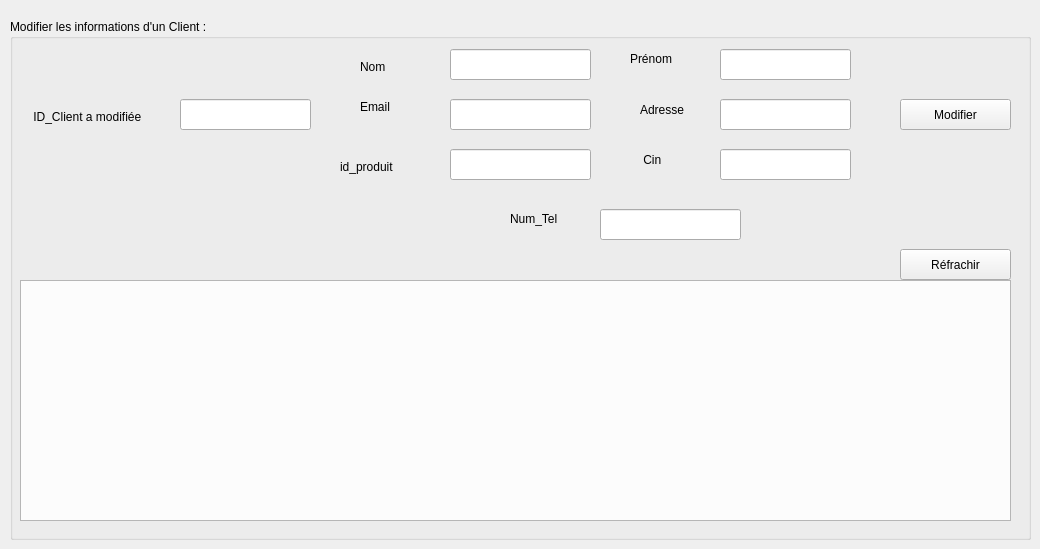
      <widget class="QWidget" name="Modification_2">
       <attribute name="title">
        <string>Modification</string>
       </attribute>
       <widget class="QTableView" name="ViewClientModifier_2">
        <property name="geometry">
         <rect>
          <x>20</x>
          <y>280</y>
          <width>991</width>
          <height>241</height>
         </rect>
        </property>
       </widget>
       <widget class="QGroupBox" name="groupBox_14">
        <property name="geometry">
         <rect>
          <x>10</x>
          <y>19</y>
          <width>1021</width>
          <height>521</height>
         </rect>
        </property>
        <property name="title">
         <string>Modifier les informations d'un Client :</string>
        </property>
        <widget class="QPushButton" name="RefrachirClientModifier_2">
         <property name="geometry">
          <rect>
           <x>890</x>
           <y>230</y>
           <width>111</width>
           <height>31</height>
          </rect>
         </property>
         <property name="text">
          <string>Réfrachir</string>
         </property>
        </widget>
        <widget class="QLabel" name="idClientt_2">
         <property name="geometry">
          <rect>
           <x>20</x>
           <y>90</y>
           <width>121</width>
           <height>16</height>
          </rect>
         </property>
         <property name="text">
          <string> ID_Client a modifiée</string>
         </property>
        </widget>
        <widget class="QLineEdit" name="idClient_2">
         <property name="geometry">
          <rect>
           <x>170</x>
           <y>80</y>
           <width>131</width>
           <height>31</height>
          </rect>
         </property>
         <property name="styleSheet">
          <string notr="true">QLineEdit (219,199,202)</string>
         </property>
        </widget>
        <widget class="QLineEdit" name="numClient_2">
         <property name="geometry">
          <rect>
           <x>590</x>
           <y>190</y>
           <width>141</width>
           <height>31</height>
          </rect>
         </property>
        </widget>
        <widget class="QLabel" name="numtellClient_2">
         <property name="geometry">
          <rect>
           <x>500</x>
           <y>190</y>
           <width>71</width>
           <height>20</height>
          </rect>
         </property>
         <property name="text">
          <string>Num_Tel</string>
         </property>
        </widget>
        <widget class="QLineEdit" name="idProduitClient_2">
         <property name="geometry">
          <rect>
           <x>440</x>
           <y>130</y>
           <width>141</width>
           <height>31</height>
          </rect>
         </property>
        </widget>
        <widget class="QLineEdit" name="EmailClient_2">
         <property name="geometry">
          <rect>
           <x>440</x>
           <y>80</y>
           <width>141</width>
           <height>31</height>
          </rect>
         </property>
        </widget>
        <widget class="QLabel" name="idproduittClient_2">
         <property name="geometry">
          <rect>
           <x>330</x>
           <y>140</y>
           <width>71</width>
           <height>16</height>
          </rect>
         </property>
         <property name="text">
          <string>id_produit</string>
         </property>
        </widget>
        <widget class="QLabel" name="emaillClient_2">
         <property name="geometry">
          <rect>
           <x>350</x>
           <y>80</y>
           <width>56</width>
           <height>16</height>
          </rect>
         </property>
         <property name="text">
          <string>Email</string>
         </property>
        </widget>
        <widget class="QLineEdit" name="NomClient_2">
         <property name="geometry">
          <rect>
           <x>440</x>
           <y>30</y>
           <width>141</width>
           <height>31</height>
          </rect>
         </property>
        </widget>
        <widget class="QLabel" name="nommClient_2">
         <property name="geometry">
          <rect>
           <x>350</x>
           <y>40</y>
           <width>71</width>
           <height>16</height>
          </rect>
         </property>
         <property name="text">
          <string>Nom</string>
         </property>
        </widget>
        <widget class="QLineEdit" name="cinClient_2">
         <property name="geometry">
          <rect>
           <x>710</x>
           <y>130</y>
           <width>131</width>
           <height>31</height>
          </rect>
         </property>
        </widget>
        <widget class="QLabel" name="cinnClient_2">
         <property name="geometry">
          <rect>
           <x>630</x>
           <y>130</y>
           <width>56</width>
           <height>21</height>
          </rect>
         </property>
         <property name="text">
          <string> Cin</string>
         </property>
        </widget>
        <widget class="QLineEdit" name="AdresseClient_2">
         <property name="geometry">
          <rect>
           <x>710</x>
           <y>80</y>
           <width>131</width>
           <height>31</height>
          </rect>
         </property>
        </widget>
        <widget class="QLabel" name="adresseeClient_2">
         <property name="geometry">
          <rect>
           <x>630</x>
           <y>80</y>
           <width>56</width>
           <height>21</height>
          </rect>
         </property>
         <property name="text">
          <string>Adresse</string>
         </property>
        </widget>
        <widget class="QLineEdit" name="PrenomClient_2">
         <property name="geometry">
          <rect>
           <x>710</x>
           <y>30</y>
           <width>131</width>
           <height>31</height>
          </rect>
         </property>
        </widget>
        <widget class="QLabel" name="prenommClient_2">
         <property name="geometry">
          <rect>
           <x>620</x>
           <y>30</y>
           <width>61</width>
           <height>20</height>
          </rect>
         </property>
         <property name="text">
          <string>Prénom</string>
         </property>
        </widget>
        <widget class="QPushButton" name="ModifierClient_2">
         <property name="geometry">
          <rect>
           <x>890</x>
           <y>80</y>
           <width>111</width>
           <height>31</height>
          </rect>
         </property>
         <property name="text">
          <string>Modifier</string>
         </property>
        </widget>
       </widget>
      </widget>
